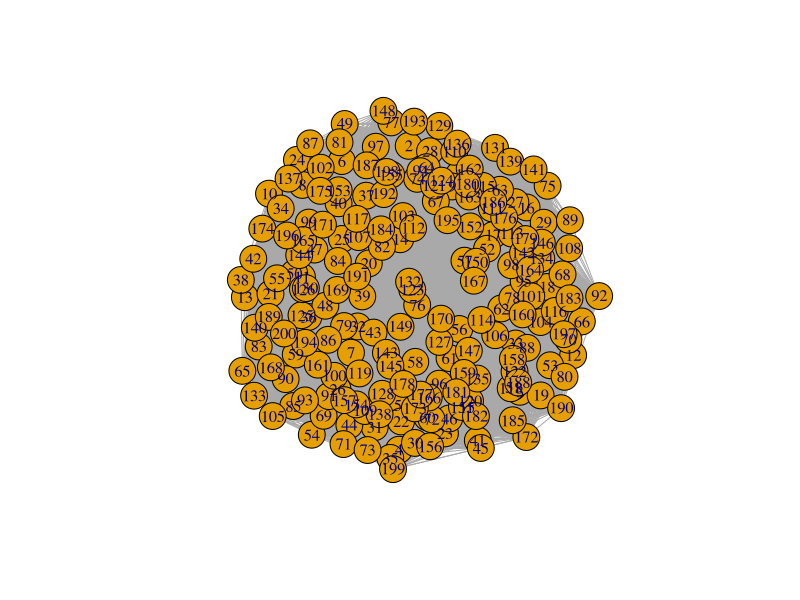
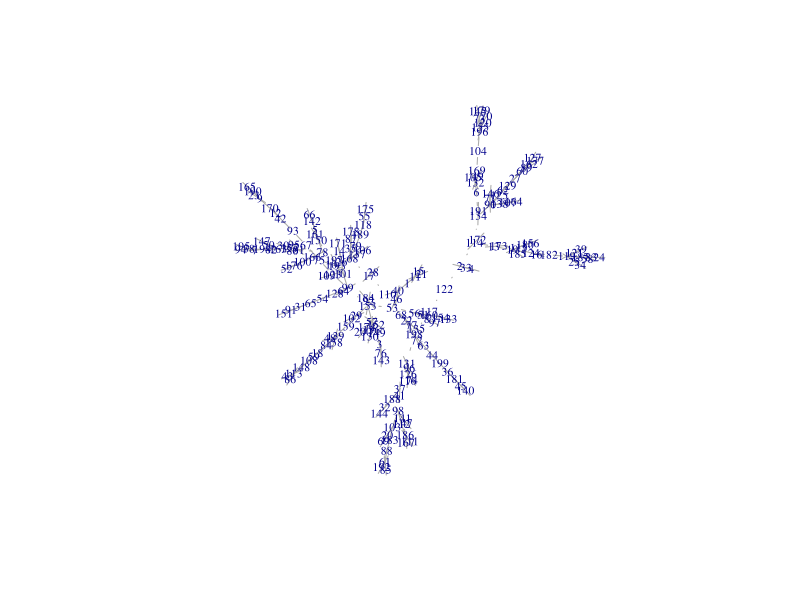

Generate these figures, in order, with R:
# Hecho con gusto por Carla Carolina Pérez Hernández (UAEH)
# Ejecutado por María Guadalupe Montiel Hernández 
# T1_04_REDES COMPLEJAS(1) - Visión de redes complejas - parte 1

# Objetivo: Estimar el Maximum Spanning Tree -árbol de expansión máxima- (asegurar una visión clara del espacio-producto)
# Red troncal: Estructura general de la red: vamos a poder v. redes complejas

# Regla 1: mantener n-1 conexiones como máximo
# Regla 2: Quitar las conexiones con el peso más bajo, nos vamos quedar con las del peso máximo (menos conexiones)
# Regla 3: No crear nodos aislados
# ------------------------------------------------------------------------------------------------------
# En este ejercicio vamos a:
# 1. Usar un matriz hipotetica de datos
# 2. Graficar sus próximos adyacentes


##################################################################
# practica 3: Visión clara del espacio-producto: CASO HIPOTÉTICO #
##################################################################

# 1)la visualización del espacio - producto sea una red conectada: evitar islas de productos aislados. 
# 2)PROBLEMA: tratar de visualizar demasiados enlaces puede crear una complejidad visual innecesaria 
# donde se obstruirán las conexiones más relevantes.
#calculamos el árbol de expansión máxima (MST) de la matriz de proximidad. 
# MST es el conjunto de enlaces que conecta todos los nodos de la red utilizando un número mínimo de conexiones
# y la suma máxima posible de proximidades. 
#Calculamos el MST usando el algoritmo de Kruskal: Básicamente, el algoritmo clasifica los valores de la matriz
# de proximidad en orden descendente y luego incluye enlaces en el MST si y solo si conectan un producto aislado. 
#Por definición, el MST incluye todos los productos, pero el número de enlaces es el mínimo posible.
#Después de seleccionar los enlaces utilizando los criterios mencionados anteriormente, 
# construimos una visualización utilizando un algoritmo de diseño dirigido por la fuerza. 



#crear una matriz aleatoria de 200*200
M<-matrix(runif(200*200, min=0, max=100), ncol=200)
#Generar ceros en la diagonal 
diag(M)<-0
#Visualizar el encabezado
head(M[,1:6])
#dimensionar 
dim(M)
#llamar a paquetería
library(igraph)
#crear gráfico de adyacencia g del espacio-producto
g<-graph.adjacency(M, mode= "undirected", weighted=TRUE)
#Visualizar gráfico g del espacio-producto
plot(g)
#Transformar la matriz en NEGATIVA para identificar los máximos
M<- -M
#Visualizar la matriz con el árbol de expansión máxima (primeroa 6 datos)
head(M[,1:6])
#Generar el nuevo gráfico con la matriz negativa para ver el espacio-producto tecnológico
g<-graph.adjacency(M, mode= "undirected", weighted=TRUE)
#Calcular el árbol de expansión mínima del gráfico g
MST<-minimum.spanning.tree(g)
#Visualizar el gráfico generado
plot(MST,vertex.shape="none",vertex.label.cex=.7)
#Generar la nueva matriz de adyacencias A (nuevo relacionamiento)
A<-get.adjacency(MST,sparse=F)
#Visualizar las aristas (pesos) que hay entre los nodos (solo las primeras)
head(A)
#Exportar gráfico para una paquetería especializada
write.graph(MST,file="g.gml",format = "gml")
#Exportar red de adyacencias
write.csv(A,file="Adyacentes.csv")

